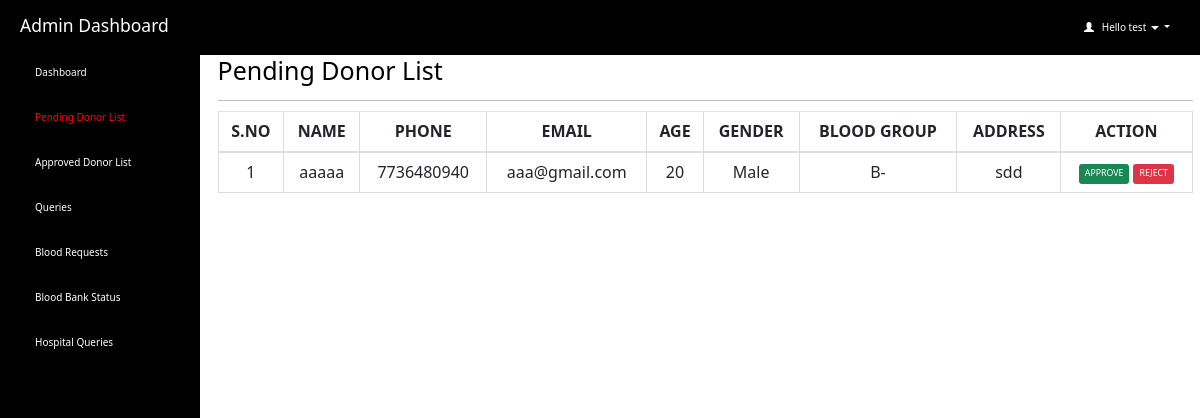
The page /admin/donorpend.php (signed in) on the database its author committed.
### tables this page shows
CREATE TABLE `donors_pending` (
  `id` int(11) NOT NULL,
  `name` varchar(50) NOT NULL,
  `mobile` varchar(10) NOT NULL,
  `mail_id` varchar(50) NOT NULL,
  `age` int(60) NOT NULL,
  `gender` varchar(10) NOT NULL,
  `blood_group` varchar(10) NOT NULL,
  `address` varchar(100) NOT NULL,
  `city` varchar(20) NOT NULL,
  `state` varchar(30) NOT NULL,
  `date_time` timestamp NOT NULL DEFAULT current_timestamp(),
  `status` varchar(20) NOT NULL DEFAULT 'pending'
);

### admin/donorpend.php (the view, shortened to what this page needs)
<html>
<head>
  <link rel="stylesheet" href="https://maxcdn.bootstrapcdn.com/bootstrap/3.4.1/css/bootstrap.min.css">
</head>
<?php
include 'connection.php';
  if (isset($_SESSION['loggedin']) && $_SESSION['loggedin'] == true) {
  ?>
<body style="color:black">
<div id="header">
<?php include 'header.php';
?>
</div>
<div id="sidebar">
<?php $active="donorpend"; include 'sidebar.php'; ?>
</div>
<div id="content" >
  <div class="content-wrapper">
    <div class="container-fluid">
      <div class="row">
        <div class="col-md-12 lg-12 sm-12">
          <h1 class="page-title">Pending Donor List</h1>
        </div>
      </div>
      <hr>
      <?php
        include 'connection.php';
        $count=1;
        $sql= "select * from donors_pending where status='pending'";
        $result=mysqli_query($connection,$sql);
        if(mysqli_num_rows($result)>0)   {
       ?>
       <div class="table-responsive">
      <table class="table table-bordered" style="text-align:center">
          <thead style="text-align:center">
          <th style="text-align:center">S.NO</th>
          <th style="text-align:center">NAME</th>
          <th style="text-align:center">PHONE</th>
          <th style="text-align:center">EMAIL</th>
          <th style="text-align:center">AGE</th>
          <th style="text-align:center">GENDER</th>
          <th style="text-align:center">BLOOD GROUP</th>
          <th style="text-align:center">ADDRESS</th>
          <th style="text-align:center">ACTION</th>
          </thead>
          <tbody>
            <?php
            while($row = mysqli_fetch_assoc($result)) { ?>
          <tr>
                  <td><?php echo $count++; ?></td>
                  <td><?php echo $row['name']; ?></td>
                  <td><?php echo $row['mobile']; ?></td>
                  <td><?php echo $row['mail_id']; ?></td>
                  <td><?php echo $row['age']; ?></td>
                  <td><?php echo $row['gender']; ?></td>
                    <td><?php echo $row['blood_group']; ?></td>
                    <td><?php echo $row['address']; ?></td>
                    <td id="btn-text">
                    <button class="btn btn-primary btn-sm btn-success" onclick="window.location.href = 'approve_donor.php?id=<?php echo $row['id']; ?>';">APPROVE</button>
                    <button class="btn btn-primary btn-sm btn-danger" onclick="window.location.href = 'reject_donor.php?id=<?php echo $row['id']; ?>';">REJECT</button>
                    </td>
           </tr>
            <?php } ?>
          </tbody>
      </table>
    </div>
    <?php } ?>
  </div>
  </div>
</div>
   <?php }
    ?>
</body>
</html>

### admin/header.php (shortened to what this page needs)
<html>
<head>
  <link rel="stylesheet" href="https://cdn.jsdelivr.net/npm/bootstrap@5.7.0/dist/css/bootstrap.min.css">
</head>
<body>
  <header class="dashboard-header">
    <h3>Admin Dashboard</h3>
    <div class="user-info dropdown">
      <a id="act" class="dropdown-toggle usr" style="text-decoration:none" data-toggle="dropdown" href="#">
        <span class="glyphicon glyphicon-user"></span>&nbsp;&nbsp;
        <?php
        include 'connection.php';
        $username=$_SESSION['username'];
        $sql="select * from admin_info where admin_username='$username'";
        $result=mysqli_query($connection,$sql) or die("query failed.");
        $row=mysqli_fetch_assoc($result);
        echo "Hello ".$row['admin_name'];
        ?>
        <span class="caret"></span>
  </a>
  </div>
  </header>
</body>
</html>

### admin/donorpend.php (style rules this page uses)
#sidebar { position:fixed; margin-top:-20px }
#content { position:relative; margin-left:210px }

### admin/header.php (style rules this page uses)
.dashboard-header { background-color: #000; color: #fff; padding: 10px 20px; display: flex; align-items: center; justify-content: space-between; }
.dashboard-header .user-info { display: flex; align-items: center; position: relative; }
.usr { padding: 10px; color: #fff; }

### rows shown on the page
donors_pending: name "aaaaa", mobile "7736480940", mail "aaa@gmail.com", age "20", gender "Male", blood_group "B-", address "sdd"

### other values the page prints
$row['admin_name'] "test"
